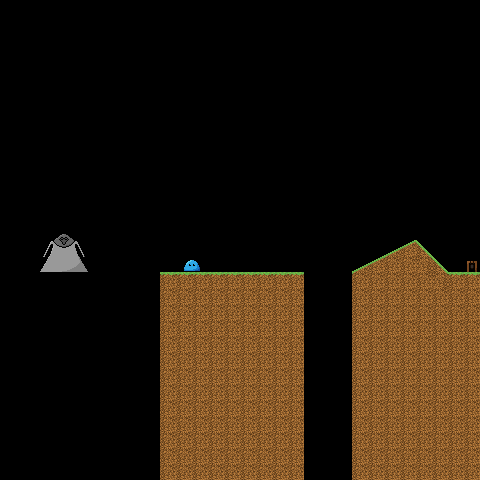

Tiled map render using the project's own tile images. Description and the map definition, with tile-layer contents summarised, below:
An orthogonal 30x30 tile map with 16x16 px tiles, 5 tile layers (test, walls, checkpoints, spawn, ...), 3 tilesets.

<map version="1.8" tiledversion="1.8.2" orientation="orthogonal" renderorder="right-down" width="30" height="30" tilewidth="16" tileheight="16" infinite="0" nextlayerid="9" nextobjectid="2">
 <editorsettings>
  <export target="init_map.tmj" format="json" />
 </editorsettings>
 <tileset firstgid="1" source="../grass.tsx" />
 <tileset firstgid="17" source="../misc.tsx" />
 <tileset firstgid="22" source="../ice.tsx" />
 <layer id="8" name="test" width="30" height="30">
  <data>[900 cells, 0 non-empty, 0 distinct tile ids]</data>
 </layer>
 <layer id="1" name="walls" width="30" height="30" offsetx="0" offsety="0.00520833">
  <data>[900 cells, 230 non-empty, 7 distinct tile ids]</data>
 </layer>
 <layer id="4" name="checkpoints" width="30" height="30">
  <data>[900 cells, 1 non-empty, 1 distinct tile ids]</data>
 </layer>
 <layer id="6" name="spawn" width="30" height="30">
  <data>[900 cells, 1 non-empty, 1 distinct tile ids]</data>
 </layer>
 <layer id="7" name="spectre_spawn" width="30" height="30">
  <data>[900 cells, 1 non-empty, 1 distinct tile ids]</data>
 </layer>
</map>
